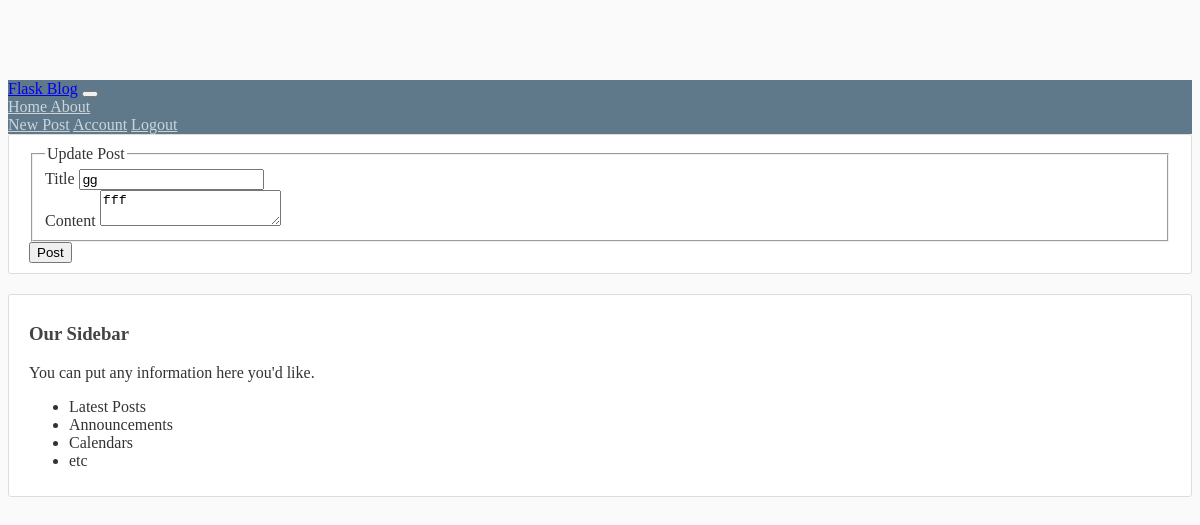
Page /post/1/update (signed in) on the earlier database version.
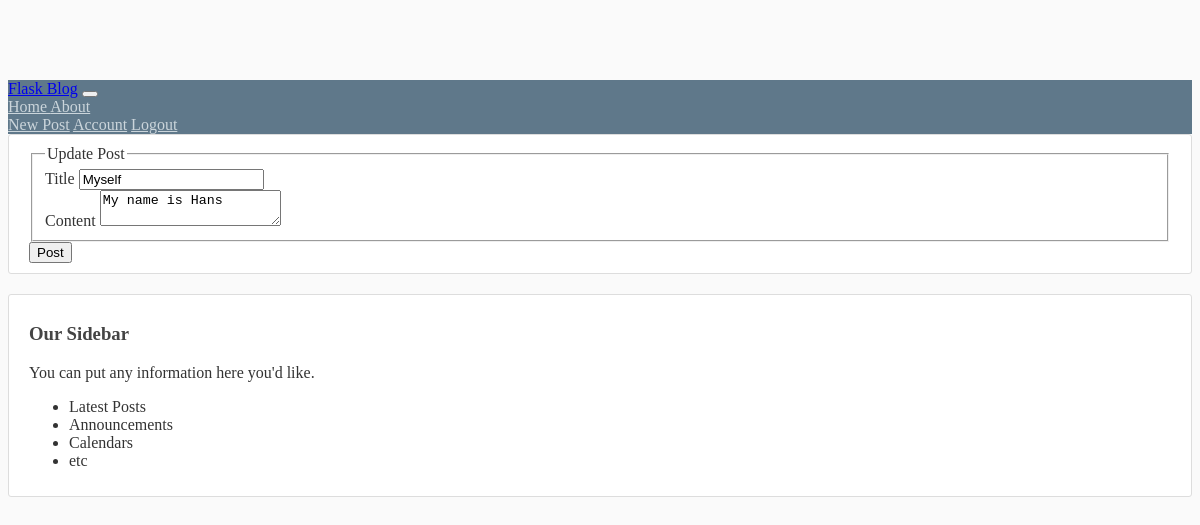
Same page on the later database version.
### flaskblog/models.py (models this page shows, shortened)
class Post(db.Model):  #class Post to take care of the Post table
    id = db.Column(db.Integer, primary_key=True)
    title = db.Column(db.String(100), nullable=False)
    date_posted = db.Column(db.DateTime, nullable=False, default=datetime.utcnow)
    content = db.Column(db.Text, nullable=False)
    user_id = db.Column(db.Integer, db.ForeignKey('user.id'), nullable=False)

### flaskblog/routes.py (the view)
@app.route("/post/<int:post_id>/update", methods=['GET', 'POST'])
@login_required
def update_post(post_id):
    post = Post.query.get_or_404(post_id)
    if post.author != current_user:
        abort(403)  #http response for a forbidden route
    form = PostForm()   #Creating an instance of the form
    if form.validate_on_submit():  #if valid form
        post.title = form.title.data
        post.content = form.content.data
        db.session.commit()
        flash('Your post has been updated!', 'success')
        return redirect(url_for('post', post_id=post.id))
    elif request.method == 'GET':
        form.title.data = post.title
        form.content.data = post.content
    return render_template('create_post.html', title='Update Post',
                           form=form, legend='Update Post')

### flaskblog/forms.py
class PostForm(FlaskForm):
    title = StringField('Title',validators=[DataRequired()])
    content = TextAreaField('Content', validators=[DataRequired()])
    submit = SubmitField('Post')

### flaskblog/models.py (called while the page is built)
@login_manager.user_loader
def load_user(user_id):
    return User.query.get(int(user_id))

### flaskblog/templates/create_post.html (shortened to what this page needs)
{% extends "layout.html" %}
{% block content %}
<div class="content-section">
    <form method="POST" action="">
        <fieldset class="form-group">
            <legend class="border-bottom mb-4">{{ legend }}</legend>
            <div class="form-group">
                {{ form.title.label(class="form-control-label") }}
                {% if form.title.errors %}
                    {{ form.title(class="form-control form-control-lg is-invalid") }}
                    <div class="invalid-feedback">
                        {% for error in form.title.errors %}
                            <span>{{ error }}</span>
                        {% endfor %}
                    </div>
                {% else %}
                    {{ form.title(class="form-control form-control-lg") }}
                {% endif %}
            </div>
            <div class="form-group">
                {{ form.content.label(class="form-control-label") }}
                {% if form.content.errors %}
                    {{ form.content(class="form-control form-control-lg is-invalid") }}
                    <div class="invalid-feedback">
                        {% for error in form.content.errors %}
                            <span>{{ error }}</span>
                        {% endfor %}
                    </div>
                {% else %}
                    {{ form.content(class="form-control form-control-lg") }}
                {% endif %}
            </div>
        </fieldset>
        <div class="form-group">
            {{ form.submit(class="btn btn-outline-info") }}
        </div>
    </form>
</div>
{% endblock content %}

Differences in the rows shown:
changed Post: title "gg" → "Myself"; content "fff" → "My name is Hans"
